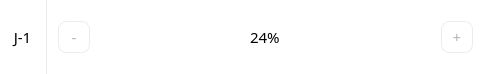
<?xml version="1.0" encoding="UTF-8"?>
<ui version="4.0">
 <class>JointPositionWidget</class>
 <widget class="QWidget" name="JointPositionWidget">
  <property name="geometry">
   <rect>
    <x>0</x>
    <y>0</y>
    <width>483</width>
    <height>74</height>
   </rect>
  </property>
  <property name="font">
   <font>
    <family>Alibaba PuHuiTi 3.0</family>
    <pointsize>11</pointsize>
    <italic>false</italic>
    <bold>false</bold>
   </font>
  </property>
  <property name="windowTitle">
   <string>Form</string>
  </property>
  <property name="styleSheet">
   <string notr="true">QWidget {
	font: 11pt &quot;Alibaba PuHuiTi 3.0&quot;;
	background-color: #FFFFFF;
}</string>
  </property>
  <layout class="QHBoxLayout" name="horizontalLayout_2">
   <property name="spacing">
    <number>0</number>
   </property>
   <property name="leftMargin">
    <number>0</number>
   </property>
   <property name="topMargin">
    <number>0</number>
   </property>
   <property name="rightMargin">
    <number>0</number>
   </property>
   <property name="bottomMargin">
    <number>0</number>
   </property>
   <item>
    <widget class="QLabel" name="name">
     <property name="minimumSize">
      <size>
       <width>45</width>
       <height>0</height>
      </size>
     </property>
     <property name="maximumSize">
      <size>
       <width>45</width>
       <height>16777215</height>
      </size>
     </property>
     <property name="styleSheet">
      <string notr="true">QLabel {
	
	font: 700 16pt &quot;Alibaba PuHuiTi 3.0&quot;;
}</string>
     </property>
     <property name="text">
      <string>J-1</string>
     </property>
     <property name="alignment">
      <set>Qt::AlignCenter</set>
     </property>
    </widget>
   </item>
   <item>
    <widget class="Line" name="line">
     <property name="styleSheet">
      <string notr="true">QFrame {
	color: #ECECEC;
}</string>
     </property>
     <property name="frameShadow">
      <enum>QFrame::Plain</enum>
     </property>
     <property name="orientation">
      <enum>Qt::Vertical</enum>
     </property>
    </widget>
   </item>
   <item>
    <layout class="QHBoxLayout" name="horizontalLayout">
     <property name="leftMargin">
      <number>10</number>
     </property>
     <property name="rightMargin">
      <number>10</number>
     </property>
     <item>
      <widget class="QPushButton" name="jointPosMinusButton">
       <property name="minimumSize">
        <size>
         <width>32</width>
         <height>32</height>
        </size>
       </property>
       <property name="maximumSize">
        <size>
         <width>32</width>
         <height>32</height>
        </size>
       </property>
       <property name="toolTip">
        <string>Jogging</string>
       </property>
       <property name="whatsThis">
        <string>Jogging</string>
       </property>
       <property name="styleSheet">
        <string notr="true">QPushButton {
	background-color: white;
	border: 1px solid #ECECEC;
	border-radius: 8px;
	color: #B3B4B5;
	font: 25pt &quot;Alibaba PuHuiTi 3.0&quot;;

}

QPushButton:hover {
	background-color: #D8D8D8;
	color: #262626;
	font-weight: bold;
}

QPushButton:pressed, QPushButton:checked {
	background-color: #DEF3FD;
	color: #262626;
	border: 0;
	font-weight: bold;
}</string>
       </property>
       <property name="text">
        <string>-</string>
       </property>
       <property name="iconSize">
        <size>
         <width>35</width>
         <height>35</height>
        </size>
       </property>
       <property name="autoRepeat">
        <bool>false</bool>
       </property>
      </widget>
     </item>
     <item>
      <widget class="PositionBar" name="jointPosValBar">
       <property name="sizePolicy">
        <sizepolicy hsizetype="Expanding" vsizetype="Preferred">
         <horstretch>0</horstretch>
         <verstretch>0</verstretch>
        </sizepolicy>
       </property>
       <property name="styleSheet">
        <string notr="true">QProgressBar {
	background-color: transparent;
	border: 0px;
   text-align: center;
}

QProgressBar::chunk {
	background-color: transparent;
	border: 0px;
   text-align: center;
}</string>
       </property>
       <property name="value">
        <number>24</number>
       </property>
      </widget>
     </item>
     <item>
      <widget class="QPushButton" name="jointPosPlusButton">
       <property name="minimumSize">
        <size>
         <width>32</width>
         <height>32</height>
        </size>
       </property>
       <property name="maximumSize">
        <size>
         <width>32</width>
         <height>32</height>
        </size>
       </property>
       <property name="toolTip">
        <string>Jogging</string>
       </property>
       <property name="whatsThis">
        <string>Jogging</string>
       </property>
       <property name="styleSheet">
        <string notr="true">QPushButton {
	background-color: white;
	border: 1px solid #ECECEC;
	border-radius: 8px;
	color: #B3B4B5;
	font: 25pt &quot;Alibaba PuHuiTi 3.0&quot;;

}

QPushButton:hover {
	background-color: #D8D8D8;
	color: #262626;
	font-weight: bold;
}

QPushButton:pressed, QPushButton:checked {
	background-color: #DEF3FD;
	color: #262626;
	border: 0;
	font-weight: bold;
}</string>
       </property>
       <property name="text">
        <string>+</string>
       </property>
       <property name="iconSize">
        <size>
         <width>35</width>
         <height>35</height>
        </size>
       </property>
       <property name="autoRepeat">
        <bool>false</bool>
       </property>
      </widget>
     </item>
    </layout>
   </item>
  </layout>
 </widget>
 <customwidgets>
  <customwidget>
   <class>PositionBar</class>
   <extends>QProgressBar</extends>
   <header>PositionBar.h</header>
  </customwidget>
 </customwidgets>
 <resources/>
 <connections/>
</ui>
